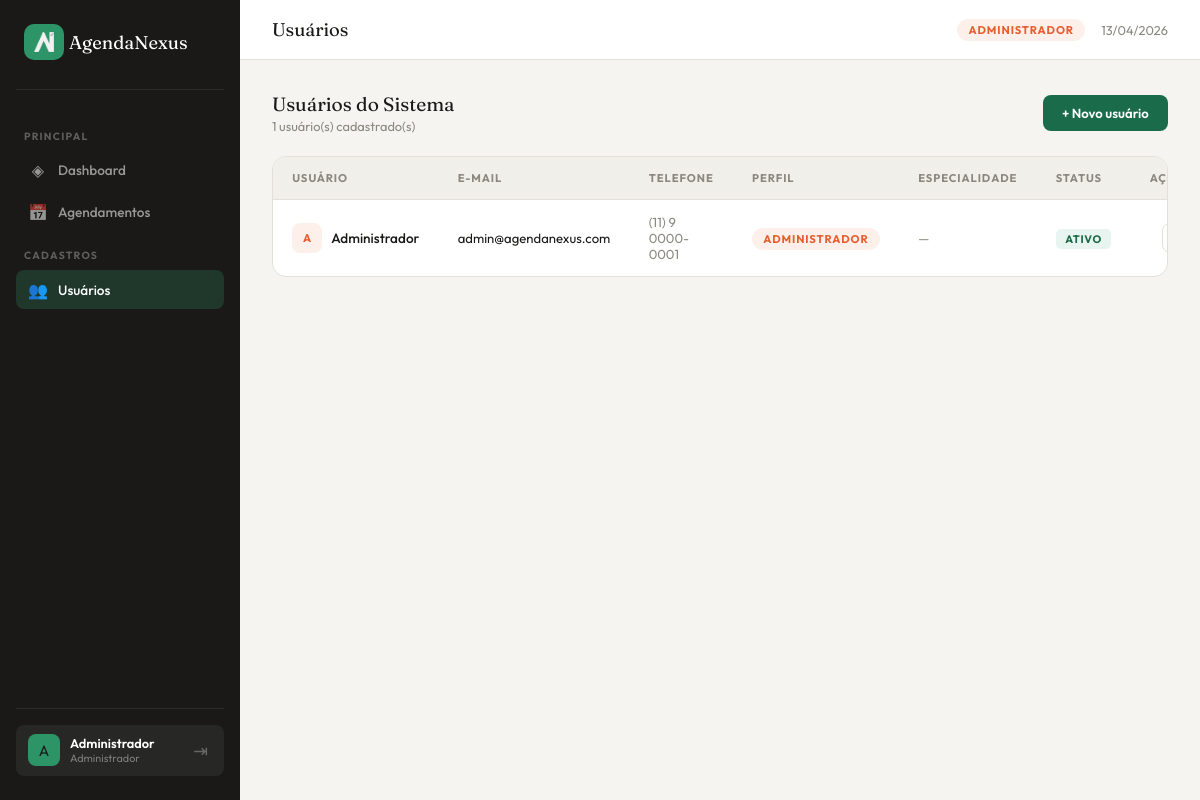
/usuarios.php (signed in), run on the app's committed database.
### tables this page shows
CREATE TABLE `usuarios` (
  `id` int(10) UNSIGNED NOT NULL,
  `nome` varchar(100) NOT NULL,
  `email` varchar(150) NOT NULL,
  `telefone` varchar(20) DEFAULT NULL,
  `senha_hash` varchar(255) NOT NULL COMMENT 'Armazenar hash bcrypt, nunca texto puro',
  `perfil` enum('administrador','profissional','cliente') NOT NULL DEFAULT 'cliente',
  `especialidade` varchar(100) DEFAULT NULL COMMENT 'Ex: Dentista, Clínico Geral, Advogado',
  `registro_prof` varchar(50) DEFAULT NULL COMMENT 'Ex: CRO-SP 12345, OAB-SP 67890',
  `ativo` tinyint(1) NOT NULL DEFAULT 1 COMMENT '1 = ativo, 0 = inativo',
  `criado_em` datetime NOT NULL DEFAULT current_timestamp(),
  `atualizado_em` datetime NOT NULL DEFAULT current_timestamp() ON UPDATE current_timestamp()
);

### includes/auth.php (called while the page is built, shortened)
<?php
$sessao_nome   = $_SESSION['usuario_nome'];
$sessao_perfil = $_SESSION['usuario_perfil'];
function iniciais($nome) {
    $partes = explode(' ', trim($nome));
    $ini = strtoupper(substr($partes[0], 0, 1));
    return $ini;
}

### usuarios.php (the view, shortened to what this page needs)
<?php
include "includes/auth.php";
include "includes/conexao.php";
$pagina_atual = 'usuarios';
$sql       = "SELECT id, nome, email, telefone, perfil, especialidade, ativo FROM usuarios ORDER BY perfil, nome";
$resultado = mysqli_query($conn, $sql);
$total = mysqli_num_rows($resultado);
$av_cores = [
    'administrador' => 'av-red',
    'profissional'  => 'av-green',
    'cliente'       => 'av-blue',
];
include "includes/header.php";
?>
<div class="section-header">
  <div>
    <div class="section-title">Usuários do Sistema</div>
    <div class="section-sub"><?= $total ?> usuário(s) cadastrado(s)</div>
  </div>
  <a href="/novo_usuario.php" class="btn-primary">+ Novo usuário</a>
</div>
<div class="table-wrap">
  <?php if ($total == 0): ?>
    <div class="empty-state">
      <div class="empty-icon">👥</div>
      <p>Nenhum usuário cadastrado.</p>
    </div>
  <?php else: ?>
  <table>
    <thead>
      <tr>
        <th>Usuário</th>
        <th>E-mail</th>
        <th>Telefone</th>
        <th>Perfil</th>
        <th>Especialidade</th>
        <th>Status</th>
        <th style="text-align:right">Ações</th>
      </tr>
    </thead>
    <tbody>
      <?php while ($u = mysqli_fetch_assoc($resultado)): ?>
      <tr>
        <td>
          <div class="person-cell">
            <div class="mini-avatar <?= $av_cores[$u['perfil']] ?? 'av-blue' ?>">
              <?= iniciais($u['nome']) ?>
            </div>
            <div class="person-name"><?= htmlspecialchars($u['nome']) ?></div>
          </div>
        </td>
        <td style="font-size:0.82rem">
          <?= htmlspecialchars($u['email']) ?>
        </td>
        <td style="font-size:0.82rem; color:var(--muted)">
          <?= htmlspecialchars($u['telefone'] ?? '—') ?>
        </td>
        <td>
          <span class="badge-perfil badge-<?= $u['perfil'] ?>">
            <?= $u['perfil'] ?>
          </span>
        </td>
        <td style="font-size:0.82rem; color:var(--muted)">
          <?= htmlspecialchars($u['especialidade'] ?? '—') ?>
        </td>
        <td>
          <span class="entity-tag <?= $u['ativo'] ? 'tag-ativo' : 'tag-inativo' ?>">
            <?= $u['ativo'] ? 'Ativo' : 'Inativo' ?>
          </span>
        </td>
        <td>
          <div class="td-actions" style="justify-content: flex-end">
            <a href="/editar_usuario.php?id=<?= $u['id'] ?>" class="btn-icon" title="Editar">✎</a>
          </div>
        </td>
      </tr>
      <?php endwhile; ?>
    </tbody>
  </table>
  <?php endif; ?>
</div>
<?php include "includes/footer.php"; ?>

### includes/header.php (shortened to what this page needs)
<?php
$pagina_atual = $pagina_atual ?? '';
$titulos = [
    'dashboard'          => 'Dashboard',
    'agendamentos'       => 'Agendamentos',
    'novo_agendamento'   => 'Novo Agendamento',
    'editar_agendamento' => 'Editar Agendamento',
    'usuarios'           => 'Usuários',
    'novo_usuario'       => 'Novo Usuário',
    'editar_usuario'     => 'Editar Usuário',
];
$titulo_pagina = $titulos[$pagina_atual] ?? 'AgendaNexus';
$label_perfil = [
    'administrador' => 'Administrador',
    'profissional'  => 'Profissional',
    'cliente'       => 'Cliente',
][$sessao_perfil] ?? 'Cliente';
$badge_class = 'badge-' . $sessao_perfil;
?>
<!DOCTYPE html>
<html lang="pt-BR">
<head>
  <link rel="stylesheet" href="/assets/style.css">
</head>
<body>
<div class="app-layout">
  <aside class="sidebar">
  <div class="sidebar-brand">
    <div class="brand-icon">
      <img src="../assets/images/Logo_tipo_AegndaNexus.png" alt="">
    </div>
    <span>AgendaNexus</span>
  </div>
    <div class="sidebar-section">Principal</div>
    <a href="/dashboard.php"
       class="nav-item <?= $pagina_atual === 'dashboard' ? 'active' : '' ?>">
      <span class="nav-icon">◈</span> Dashboard
    </a>
    <a href="/agendamentos.php"
       class="nav-item <?= $pagina_atual === 'agendamentos' ? 'active' : '' ?>">
      <span class="nav-icon">📅</span> Agendamentos
    </a>
    <?php if ($sessao_perfil === 'administrador'): ?>
    <div class="sidebar-section">Cadastros</div>
    <a href="/usuarios.php"
       class="nav-item <?= $pagina_atual === 'usuarios' ? 'active' : '' ?>">
      <span class="nav-icon">👥</span> Usuários
    </a>
    <?php endif; ?>
    <div class="sidebar-bottom">
      <div class="user-chip">
        <div class="user-avatar">
          <?= htmlspecialchars(iniciais($sessao_nome)) ?>
        </div>
        <div class="user-info">
          <div class="uname"><?= htmlspecialchars($sessao_nome) ?></div>
          <div class="urole"><?= htmlspecialchars($label_perfil) ?></div>
        </div>
        <a href="/logout.php" class="btn-logout" title="Sair">⇥</a>
      </div>
    </div>
  </aside>
  <div class="main">
    <div class="topbar">
      <div class="topbar-title"><?= htmlspecialchars($titulo_pagina) ?></div>
      <div class="topbar-right">
        <span class="badge-perfil <?= $badge_class ?>">
          <?= htmlspecialchars($label_perfil) ?>
        </span>
        <span class="topbar-date"><?= date('d/m/Y') ?></span>
      </div>
    </div>
    <div class="content">

### includes/footer.php
    </div>
  </div>
</div>
</body>
</html>

### data on the page
usuarios: nome "A", nome "Administrador", email "admin@agendanexus.com", telefone "(11) 9 0000-0001", perfil "ADMINISTRADOR", especialidade "—", ativo "ATIVO"

### other printed values
iniciais($sessao_nome) "A"
$sessao_nome "Administrador"
$label_perfil "Administrador"
$titulo_pagina "Usuários"
$label_perfil "ADMINISTRADOR"
$total "1"
